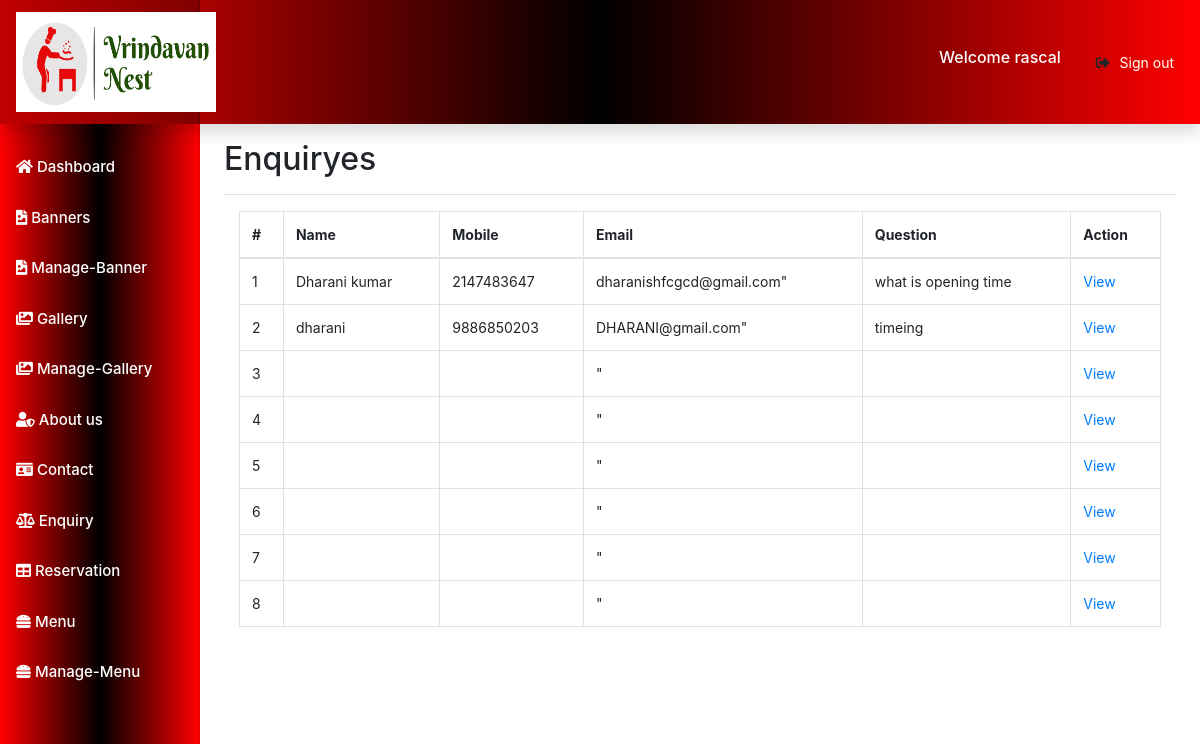
Page /admin/enquiry.php (signed in) on the committed database.
### tables this page shows
CREATE TABLE IF NOT EXISTS `enquiry` (
  `ID` int(10) NOT NULL AUTO_INCREMENT,
  `name` text,
  `MobileNumber` varchar(15) DEFAULT NULL,
  `Email` varchar(60) DEFAULT NULL,
  `question` varchar(500) DEFAULT NULL,
  `created_on` timestamp NULL DEFAULT NULL,
  `modified_on` datetime DEFAULT NULL,
  PRIMARY KEY (`ID`)
);

### admin/enquiry.php (the view, shortened to what this page needs)
<?php
include('header.php');
?>
<main role="main" class="col-md-9 ml-sm-auto col-lg-10 px-md-4">
      <div class="d-flex justify-content-between flex-wrap flex-md-nowrap align-items-center pt-3 pb-2 mb-3 border-bottom">
        <h1 class="h2">Enquiryes</h1>
      </div>
		<div class="container">
		 <table class="table table-bordered">
      <thead>
        <tr>
		  <th>#</th>
          <th>Name</th>
          <th>Mobile</th>
          <th>Email</th>
		  <th>Question</th>
		  <th>Action</th>
        </tr>
      </thead>
      <tbody>
		  <?php
	  $query="select * from enquiry";
	  $ret=mysqli_query($con,$query);
	  $cnt=1;
	  while ($row=mysqli_fetch_array($ret)) {
	  ?>
		<tr>
		<td><?php  echo $cnt;?></td>
		<td><?php echo $row['name'];?></td>
		<td><?php echo $row["MobileNumber"]?></td>
		<td><?php echo $row["Email"]?>"</td>
		<td><?php echo $row["question"]?></td>
		<td><a href="view-enquiry.php?viewid=<?php echo $row['ID'];?>">View</a></td>
		<?php
		$cnt=$cnt+1;
		}
		?>
		</tr>
      </tbody>
    </table>
</div>
</main>
<?php
include('footer.php');
?>

### admin/css/Dashboard.css (style rules this page uses)
body { font-size: .875rem!important; }

### rows in the picture
enquiry: name "Dharani kumar", MobileNumber "2147483647", Email "dharanishfcgcd@gmail.com", question "what is opening time"
enquiry: name "dharani", MobileNumber "9886850203", Email "DHARANI@gmail.com", question "timeing"

### other values in the picture
$_SESSION['admin_name'] "rascal"
